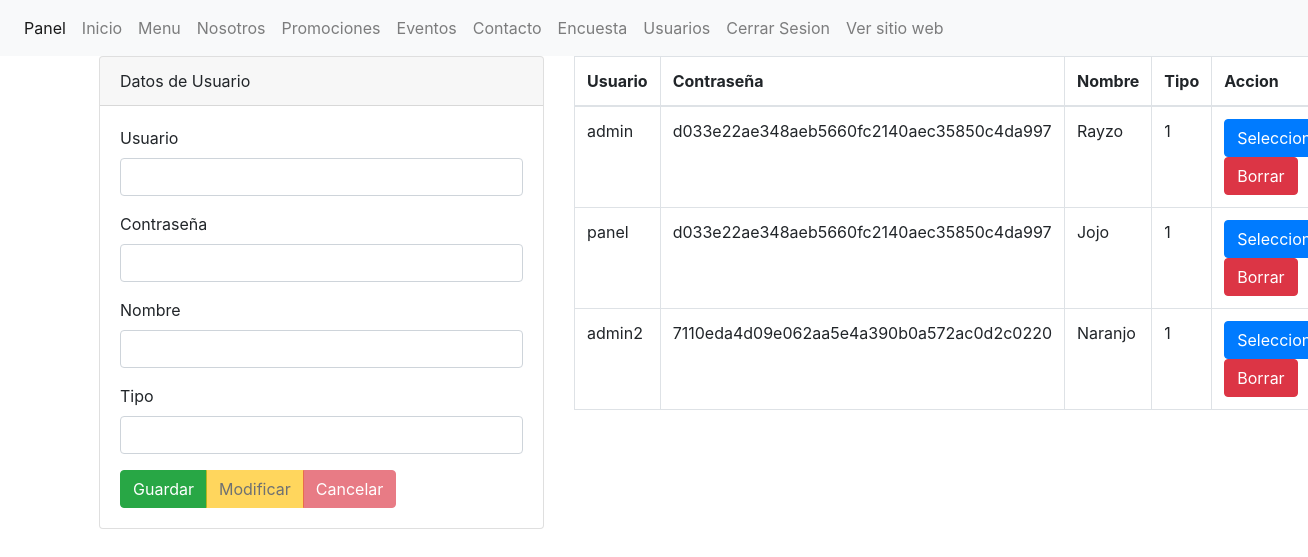
The page /panel/seccion/usuario.php on the database its author committed.
### tables this page shows
CREATE TABLE `usuarios` (
  `id` int(11) NOT NULL,
  `usuario` varchar(40) NOT NULL,
  `passwd` varchar(60) NOT NULL,
  `nombre` varchar(50) NOT NULL,
  `tipo` int(11) NOT NULL
);

### panel/seccion/usuario.php (the view, shortened to what this page needs)
<?php
include("../template/encabezado.php");
$userio=(isset($_POST['usuario']))?$_POST['usuario']:"";
$nombre=(isset($_POST['nombre']))?$_POST['nombre']:"";
$tipo=(isset($_POST['tipo']))?$_POST['tipo']:"";
$accion=(isset($_POST['accion']))?$_POST['accion']:"";
include("../config/conexion.php");
        $sentenciaSQL= $conexion->prepare("SELECT * FROM usuarios");
        $sentenciaSQL->execute();
        $lista_usuarios=$sentenciaSQL->fetchAll(PDO::FETCH_ASSOC);
?>
<div class="col-md-5">
<div class="card">
    <div class="card-header">
       Datos de Usuario
    </div>
    <div class="card-body">
    <form id="nuevo" name="nuevo" method="POST" action="" enctype="multipart/form-data" autocomplete="off">
    <div class="form-group">
        <label for="nombre">Usuario</label>
        <input type="text" class="form-control" id="usuario" name="usuario" value="<?php echo $userio; ?>" />
        </div>
        <div class="form-group">
        <label for="descripcion">Contraseña</label>
        <input type="text" class="form-control" id="passwd" name="passwd" value="" />
        </div>
        <div class="form-group">
        <label for="categoria">Nombre</label>
        <input type="text" class="form-control" id="nombre" name="nombre" value="<?php echo $nombre; ?>" />
        </div>
        <div class="form-group">
        <label for="precio">Tipo</label>
        <input type="text" class="form-control" id="tipo" name="tipo" value="<?php echo $tipo; ?>" />
        </div>
        <div class="btn-group" role="group" aria-label="">
        <button id="guardar" name="accion" <?php echo($accion=="Seleccionar")?"disabled":""; ?> value="Guardar" type="submit" class="btn btn-success">Guardar</button>
        <button id="modificar" name="accion" <?php echo($accion!="Seleccionar")?"disabled":""; ?> value="Modificar" type="submit" class="btn btn-warning">Modificar</button>
        <button id="cancelar" name="accion" <?php echo($accion!="Seleccionar")?"disabled":""; ?> value="Cancelar" type="submit" class="btn btn-danger">Cancelar</button>
        </div>
	</form>
    </div>
    </div>
</div>
<div class="col-md-7" >
        <table class="table table-bordered" >
            <thead>
                <tr >
                    <th>Usuario</th>
                    <th>Contraseña</th>
                    <th>Nombre</th>
                    <th>Tipo</th>
                    <th>Accion</th>
                </tr>
            </thead>
            <tbody>
                <?php foreach($lista_usuarios as $usuarios){?>
                <tr>
                    <td><?php echo $usuarios['usuario']; ?> </td>
                    <td><?php echo $usuarios['passwd']; ?></td>
                    <td><?php echo $usuarios['nombre']; ?></td>
                    <td><?php echo $usuarios['tipo']; ?></td>
                    <td>
                        <form method="post">
                            <input type="submit" name="accion" value="Seleccionar" class="btn btn-primary" >
                            <input type="submit" name="accion" value="Borrar" class="btn btn-danger" >
                        </form>
                    </td>
                </tr>
                <?php } ?>
            </tbody>
        </table>
</div>
<?php
include("../template/pie.php");
?>

### rows shown on the page
usuarios: usuario "admin", passwd "d033e22ae348aeb5660fc2140aec35850c4da997", nombre "Rayzo", tipo "1"
usuarios: usuario "panel", passwd "d033e22ae348aeb5660fc2140aec35850c4da997", nombre "Jojo", tipo "1"
usuarios: usuario "admin2", passwd "7110eda4d09e062aa5e4a390b0a572ac0d2c0220", nombre "Naranjo", tipo "1"
